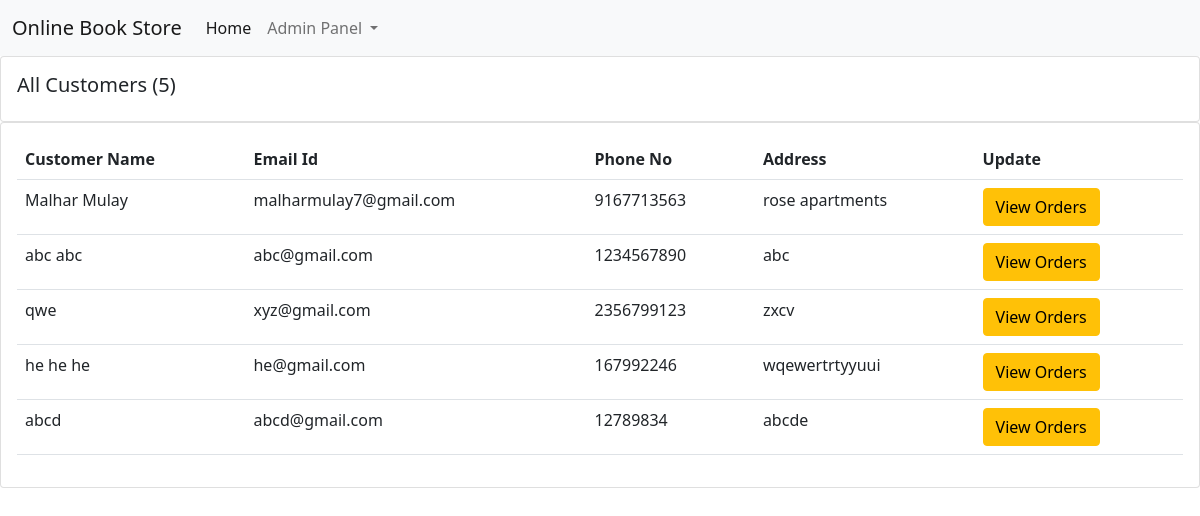
The page /customers_list/ on the database its author committed.
### books/models.py (models this page shows, shortened)
class Order(models.Model):
    user = models.ForeignKey(User, on_delete=models.CASCADE, default=1)
    items_json = models.CharField(max_length=5000, blank=True)
    price = models.IntegerField(default=0)
    name = models.CharField(max_length=100, blank=True)
    email = models.CharField(max_length=100, blank=True)
    address = models.CharField(max_length=100, default="")
    phone = models.CharField(max_length=100, blank=True)
    date = models.DateTimeField(auto_now_add=True)

### books/views.py (the view)
# urls.py: path("customers_list/", views.customers_list, name="customers_list"),
def customers_list(request):
    customers = Order.objects.all()
    customer_count = customers.count()
    return render(request, "customers_list.html", {'customers':customers, 'customer_count':customer_count})

### books/templates/customers_list.html (shortened to what this page needs)
{% extends 'admin_navbar.html' %}
{% block body %}
      <div class="row">
        <div class="col-md">
          <div class="card card-body">
            <h5>All Customers ({{customer_count}})</h5>
          </div>
          <div class="card card-body">
            <table class="table">
              <tr>
                <th>Customer Name</th>
                <th>Email Id</th>
                <th>Phone No</th>
                <th>Address</th>
                <th>Update</th>
              </tr>
              {% for customer in customers %}
                <tr>
                  <td>{{customer.name}}</td>
                  <td>{{customer.email}}</td>
                  <td>{{customer.phone}}</td>
                  <td>{{customer.address}}</td>
                  <td><a href="/customers_list/orders_{{customer.id}}/" class="btn btn-warning">View Orders</a></td>
                </tr>
              {% endfor %}
            </table>
          </div>
        </div>
      </div>
      {% endblock %}

### rows shown on the page
Order: name "Malhar Mulay", email "malharmulay7@gmail.com", phone "9167713563", address "rose apartments"
Order: name "abc abc", email "abc@gmail.com", phone "1234567890", address "abc"
Order: name "qwe", email "xyz@gmail.com", phone "2356799123", address "zxcv"
Order: name "he he he", email "he@gmail.com", phone "167992246", address "wqewertrtyyuui"
Order: name "abcd", email "abcd@gmail.com", phone "12789834", address "abcde"

### other values the page prints
{{ customer_count }} "5"
